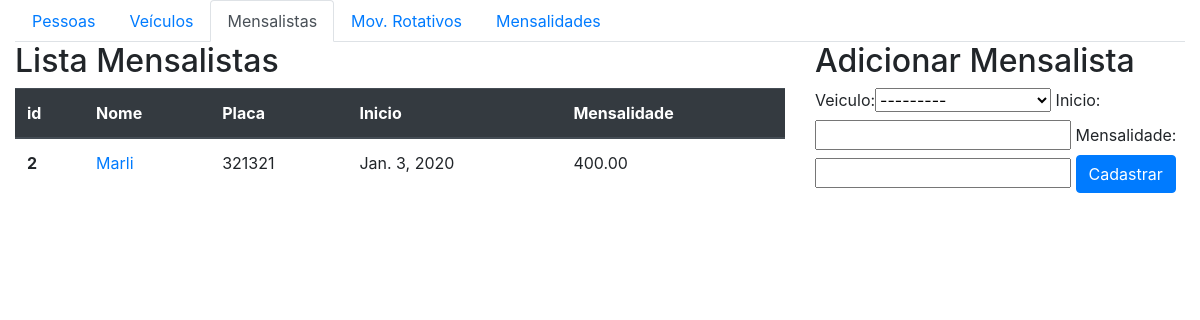
Before: /core/mensalistas/ with the older database file.
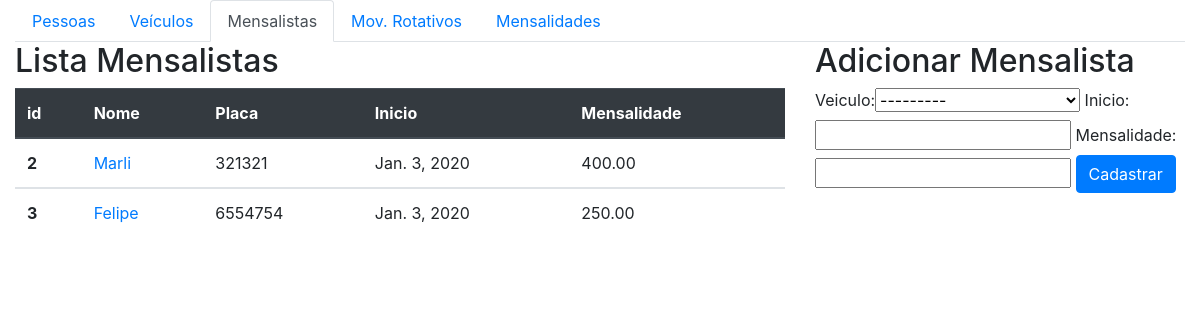
After: the same page with the newer database file.
### core/models.py (models this page shows, shortened)
class mensalista(models.Model):
    veiculo= models.ForeignKey(veiculo, on_delete=models.SET_NULL, null=True)
    inicio = models.DateField()
    mensalidade = models.DecimalField(max_digits=7, decimal_places=2)

class veiculo(models.Model):
    marca = models.ForeignKey(marca, on_delete=models.SET_NULL, null=True)
    dono = models.ForeignKey(pessoa, on_delete=models.SET_NULL, null=True)
    placa = models.CharField(max_length=7, null=True)
    modelo = models.CharField(max_length=30, null=True)
    cor = models.CharField(max_length=20, null=True)
    observacoes = models.TextField()
    def __str__(self):
        return self.modelo + " - " + self.placa + " - " + str(self.dono)

class pessoa(models.Model):
    nome = models.CharField(max_length=100)
    end = models.CharField(max_length=200)
    telefone = models.CharField(max_length=200)
    def __str__(self):
        return self.nome

### core/views.py (the view)
def lista_mensalistas(request):
    mensalistas = mensalista.objects.all()
    form = MensalistaForm()
    data = {'mensalistas': mensalistas, 'form': form}
    return render(request, 'core/lista_mensalistas.html', data)

### core/forms.py
class MensalistaForm(ModelForm):
    class Meta:
        model = mensalista
        fields = '__all__'

### core/templates/core/lista_mensalistas.html (shortened to what this page needs)
<!DOCTYPE html>
{% extends 'base.html' %}
{% block main %}
{% load bootstrap %}
<html lang="en">
<head>
</head>
<body>
<ul class="nav nav-tabs">
  <li class="nav-item">
    <a class="nav-link" href="{% url 'core_lista_pessoas' %}">Pessoas</a>
  </li>
  <li class="nav-item">
    <a class="nav-link" href="{% url 'core_lista_veiculos' %}">Veículos</a>
  </li>
  <li class="nav-item">
    <a class="nav-link active" href="{% url 'core_lista_mensalistas' %}">Mensalistas</a>
  </li>
  <li class="nav-item">
    <a class="nav-link" href="{% url 'core_lista_movrot' %}">Mov. Rotativos</a>
  </li>
  <li class="nav-item">
    <a class="nav-link" href="{% url 'core_lista_movmen' %}">Mensalidades</a>
  </li>
</ul>
<div class="row">
    <div class="col-sm-8">
        <h2>Lista Mensalistas</h2>
        <table class="table">
          <thead class="thead-dark">
            <tr>
              <th scope="col">id</th>
              <th scope="col">Nome</th>
              <th scope="col">Placa</th>
              <th scope="col">Inicio</th>
              <th scope="col">Mensalidade</th>
            </tr>
          </thead>
          {% for mensalista in mensalistas%}
          <tbody>
            <tr>
              <th scope="row">{{mensalista.id}}</th>
              <td><a href="{% url 'core_mensalista_update' mensalista.id%}">{{mensalista.veiculo.dono}}</a></td>
              <td>{{mensalista.veiculo.placa}}</td>
              <td>{{mensalista.inicio}}</td>
              <td>{{mensalista.mensalidade}}</td>
            </tr>
          </tbody>
          {% endfor %}
        </table>
    </div>
    <div class="col-sm-4">
        <h2>Adicionar Mensalista</h2>
        <form action="{% url 'core_mensalista_novo'%} " method="POST">
            {{ form|bootstrap }}
            <button class="btn btn-primary type="submit"> Cadastrar </button>
        </form>
    </div>
</div>
{% endblock %}

Changed rows visible on the page:
added mensalista: id "3", veiculo.dono "Felipe", veiculo.placa "6554754", inicio "Jan. 3, 2020", mensalidade "250.00"
